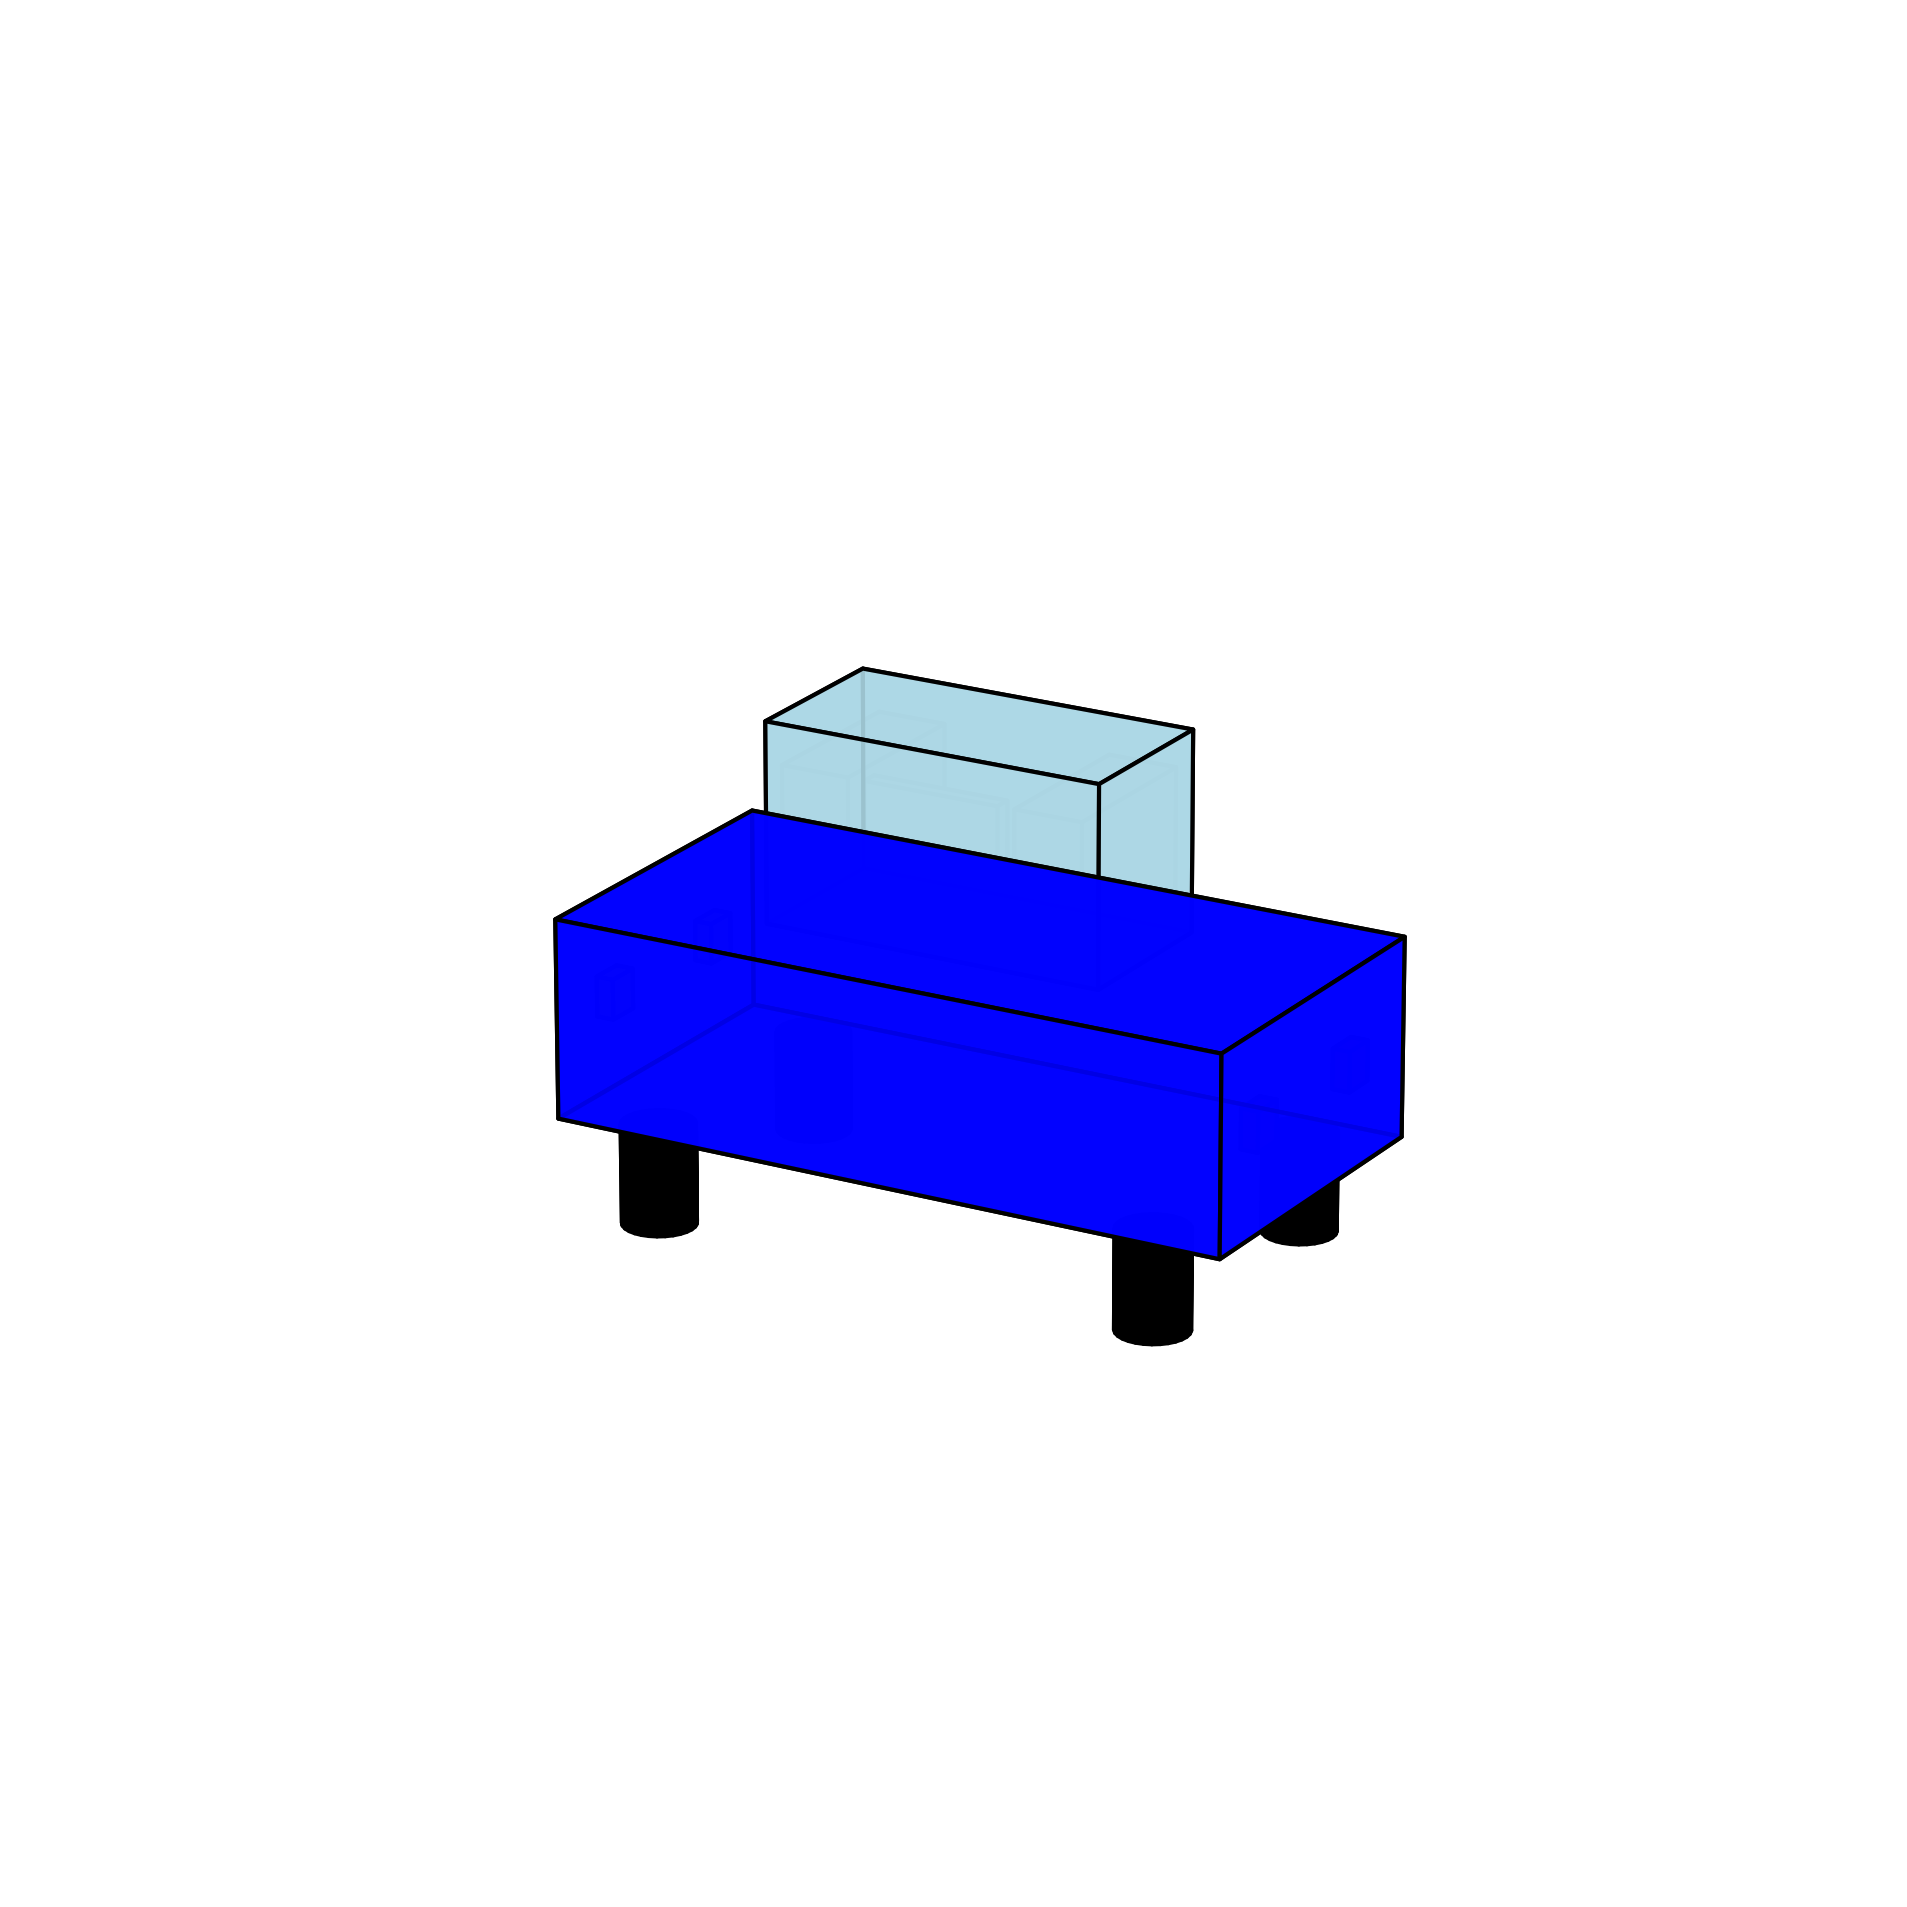

Source code (Python):
import matplotlib.pyplot as plt
from mpl_toolkits.mplot3d import Axes3D
from mpl_toolkits.mplot3d.art3d import Poly3DCollection
import numpy as np

# Initialize figure
fig = plt.figure(figsize=(10, 8))
ax = fig.add_subplot(111, projection='3d')

# Helper function to draw a 3D box
def draw_box(x_range, y_range, z_range, color):
    vertices = [
        [x_range[0], y_range[0], z_range[0]],
        [x_range[1], y_range[0], z_range[0]],
        [x_range[1], y_range[1], z_range[0]],
        [x_range[0], y_range[1], z_range[0]],
        [x_range[0], y_range[0], z_range[1]],
        [x_range[1], y_range[0], z_range[1]],
        [x_range[1], y_range[1], z_range[1]],
        [x_range[0], y_range[1], z_range[1]],
    ]
    faces = [
        [vertices[0], vertices[1], vertices[2], vertices[3]],
        [vertices[4], vertices[5], vertices[6], vertices[7]],
        [vertices[0], vertices[1], vertices[5], vertices[4]],
        [vertices[2], vertices[3], vertices[7], vertices[6]],
        [vertices[1], vertices[2], vertices[6], vertices[5]],
        [vertices[4], vertices[7], vertices[3], vertices[0]]
    ]
    box = Poly3DCollection(faces, facecolors=color, edgecolors='black', linewidths=1, alpha=0.9)
    ax.add_collection3d(box)

# Helper function to draw a 3D cylinder (for rounded wheels)
def draw_cylinder(center_x, center_y, center_z, radius, height, color):
    z = np.linspace(center_z, center_z + height, 2)
    theta = np.linspace(0, 2 * np.pi, 30)
    theta_grid, z_grid = np.meshgrid(theta, z)
    x_grid = center_x + radius * np.cos(theta_grid)
    y_grid = center_y + radius * np.sin(theta_grid)
    ax.plot_surface(x_grid, y_grid, z_grid, color=color, alpha=1.0, edgecolor='k')

# --------------------
# Draw parts of the car
# --------------------

# Car body (main)
draw_box((0, 4), (0, 2), (0, 1), 'blue')

# Car top (roof)
draw_box((1, 3), (0.5, 1.5), (1, 2), 'lightblue')

# Wheels (cylinders for rounded wheels)
wheel_positions = [(0.5, 0.2), (3.5, 0.2), (0.5, 1.8), (3.5, 1.8)]
for x, y in wheel_positions:
    draw_cylinder(x, y, -0.5, 0.2, 0.5, 'black')

# Windows (light gray boxes)
# Front window
draw_box((1.6, 2.4), (0.5, 0.6), (1.2, 1.8), 'lightgray')

# Left side window
draw_box((1.1, 1.5), (0.5, 1.5), (1.2, 1.8), 'lightgray')

# Right side window
draw_box((2.5, 2.9), (0.5, 1.5), (1.2, 1.8), 'lightgray')

# Headlights (yellow)
draw_box((0, 0.1), (0.4, 0.6), (0.4, 0.6), 'yellow')
draw_box((0, 0.1), (1.4, 1.6), (0.4, 0.6), 'yellow')

# Taillights (red)
draw_box((3.9, 4), (0.4, 0.6), (0.4, 0.6), 'red')
draw_box((3.9, 4), (1.4, 1.6), (0.4, 0.6), 'red')

# --------------------
# Settings
# --------------------

# Set 3D plot limits
ax.set_xlim(-1, 5)
ax.set_ylim(-2, 4)
ax.set_zlim(-1, 3)

# Hide axes
ax.axis('off')

# Set nice view angle
ax.view_init(elev=20, azim=-60)

# Save the figure as PNG
output_filename = "cool_3d_car.png"
plt.savefig(output_filename, bbox_inches='tight', dpi=300)

print(f"Cool 3D car image saved as {output_filename}")
